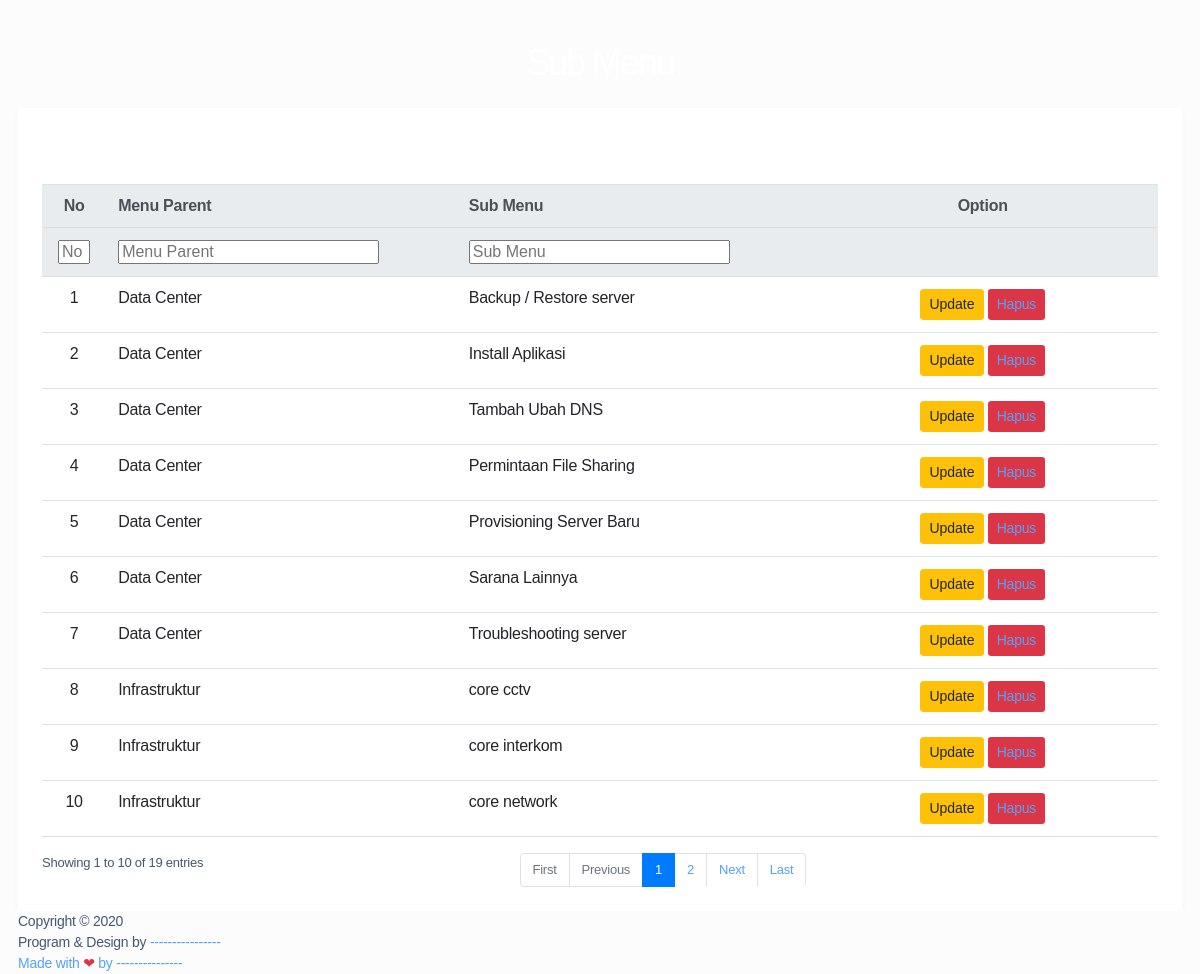
Page /index.php/admin/list_menu (lower part) on the earlier database version.
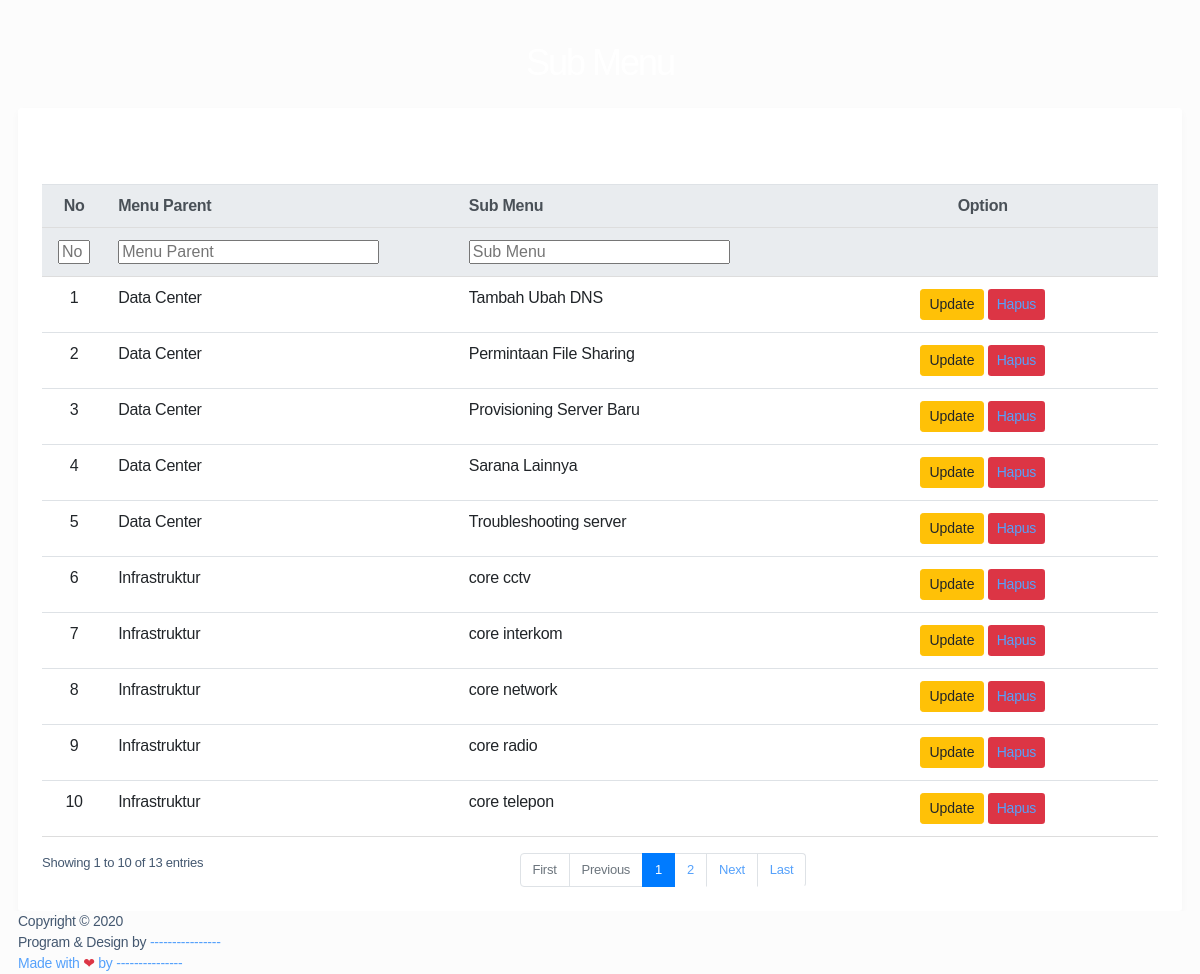
Same page on the later database version.
### tables this page shows
CREATE TABLE `master_subkategori` (
  `id` int(11) NOT NULL,
  `id_kategori` int(11) NOT NULL,
  `subkategori` varchar(40) NOT NULL
);

CREATE TABLE `master_kategori` (
  `id` int(11) NOT NULL,
  `kategori` varchar(30) NOT NULL
);

### application/controllers/Admin.php (called while the page is built, shortened)
<?php
class Admin extends CI_Controller
{
	function __construct()
	{
		$this->load->helper('url');
		$this->load->library('form_validation');
		$this->load->helper('form');
	}
	public function list_menu()
	{
		$this->load->model('Mkategori');
		$data['nama'] = $this->session->userdata('nama');
		$data['level'] = $this->session->userdata('level');
		$data['kategori'] = $this->Mkategori->get_category()->result();
		$data['subkategori'] = $this->Mkategori->get_all_subcategory()->result();
		$this->load->view('navbar/nav_admin', $data);
		$this->load->view('admin/list_menu', $data);
	}
}

### index.php (called while the page is built, shortened)
<?php
require_once BASEPATH.'core/CodeIgniter.php';

### application/models/Mkategori.php (called while the page is built, shortened)
<?php
class Mkategori extends CI_Model{
    function get_all_subcategory(){
      return  $this->db->select('*,t1.id AS id_sub')
     ->from('master_subkategori as t1')
     ->join('master_kategori as t2', 't1.id_kategori = t2.id', 'INNER')
     ->get();
    }
}

### application/views/admin/list_menu.php (the view, shortened to what this page needs)
<div class="main-content">
    <section class="section">
        <div class="row" style="overflow: scroll">
            <div class="col-md-12">
                <div class="section-header">
                    <h1>Sub Menu </h1>
                </div>
                <div class="bg-white p-4" style="border-radius:3px;box-shadow:rgba(0, 0, 0, 0.03) 0px 4px 8px 0px">
                    <table id="tble" class="table align-items-center table-flush">
                        <thead class="thead-light">
                            <tr class="text-center">
                                <th style="width: 60px;">No</th>
                                <th scope="col" style="text-align: left;">Menu Parent</th>
                                <th scope="col" style="text-align: left;">Sub Menu</th>
                                <th scope="col">Option</th>
                            </tr>
                        </thead>
                        <tbody>
                            <?php
                              $i = 1;
                              foreach ($subkategori as $u) {
                              ?>
                                <tr class="text-center">
                                    <td style="width: 60px;"><?php echo $i ?></td>
                                    <td style="text-align: left;"><?php echo $u->kategori ?></td>
                                    <td style="text-align: left;"><?php echo $u->subkategori ?></td>
                                    <td class="text-center">
                                        <button class="btn btn-sm btn-warning btn-edit-sub" data-id='<?php echo $u->id; ?>' data-idsub='<?php echo $u->id_sub; ?>' data-namakat='<?php echo $u->kategori; ?>' data-nama='<?php echo $u->subkategori; ?>'>Update</button>
                                        <a href=<?= base_url("admin/delete_subparent/" . $u->id_sub) ?> class=" btn btn-sm btn-danger">Hapus</a>
                                    </td>
                                </tr>
                            <?php
                                  $i++;
                              }
                              ?>
                        </tbody>
                    </table>
                </div>
            </div>
        </div>
</div>
</div>
<?php include("footer.php") ?>
</body>
</html>

Differences in the rows shown:
removed master_subkategori: master_kategori.kategori "Data Center", subkategori "Backup / Restore server"
removed master_subkategori: master_kategori.kategori "Data Center", subkategori "Install Aplikasi"
now on this page (row unchanged): master_subkategori: master_kategori.kategori "Infrastruktur", subkategori "core radio"
now on this page (row unchanged): master_subkategori: master_kategori.kategori "Infrastruktur", subkategori "core telepon"
Other differences:
text written by a page script: "Showing 1 to 10 of 19 entries First Previous 1 2 Next Last" → "Showing 1 to 10 of 13 entries First Previous 1 2 Next Last"
